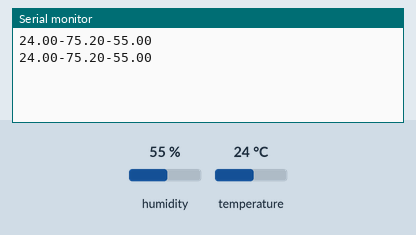
A sketch run on a simulated Arduino Uno, built with avr-gcc and run on an emulated ATmega328P. Shown: the last lines printed to the serial monitor. Inputs (shaded band) come from the test bench; at power-on: humidity 55 %, temperature 24 °C.

Above: at 5.8 s.
5.9 s: humidity set to 22 %
At 11.5 s:
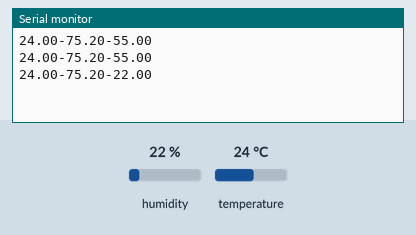
11.9 s: temperature set to 12 °C
At 16.3 s:
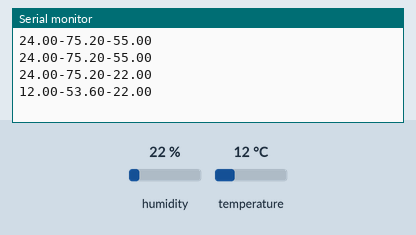
17.9 s: humidity set to 40 %
At 20.9 s:
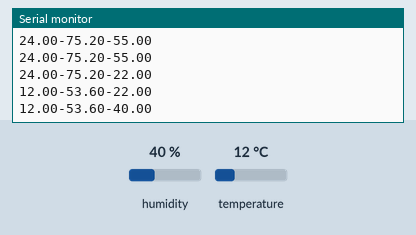
Timing chart, 0 to 22.4 s (numbered marks = the images above; inputs shaded):
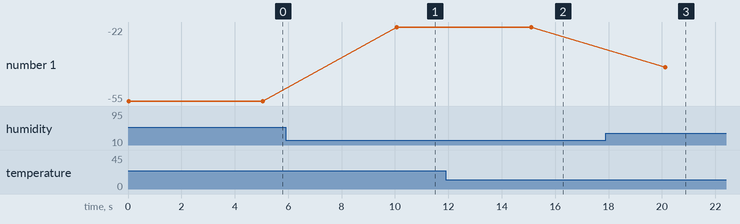

Measured:
- after the input at 5.9 s, the serial monitor: prints a new line after 4.2 s (image 1)
- after the input at 11.9 s, the serial monitor: prints a new line after 3.2 s (image 2)
- after the input at 17.9 s, the serial monitor: prints a new line after 2.2 s (image 3)
- plotted number 1: -55 → -22 after the input at 5.9 s, -22 → -40 after the input at 17.9 s

The sketch:

temperature.ino
```cpp
#include <DHT.h>

#define DHT11_PIN 6
#define DHTTYPE DHT11

DHT dht(DHT11_PIN, DHTTYPE);

struct TempHumid {
  float tempCelcius;
  float tempFarenheit;
  float humidity;
};

void setup(){
  Serial.begin(9600);

  dht.begin();
}

void loop() {
  TempHumid payload;

  payload.tempCelcius = dht.readTemperature();
  payload.tempFarenheit = dht.readTemperature(true);
  payload.humidity = dht.readHumidity();

  if (isnan(payload.tempCelcius) || isnan(payload.tempFarenheit) || isnan(payload.humidity)) {
    Serial.println("Failed to read from DHT11 sensor!");

    return;
  }

  String payloadString = "";

  payloadString.concat(payload.tempCelcius);
  payloadString.concat("-");
  payloadString.concat(payload.tempFarenheit);
  payloadString.concat("-");
  payloadString.concat(payload.humidity);

  Serial.println(payloadString);

  delay(5000);
}
```
